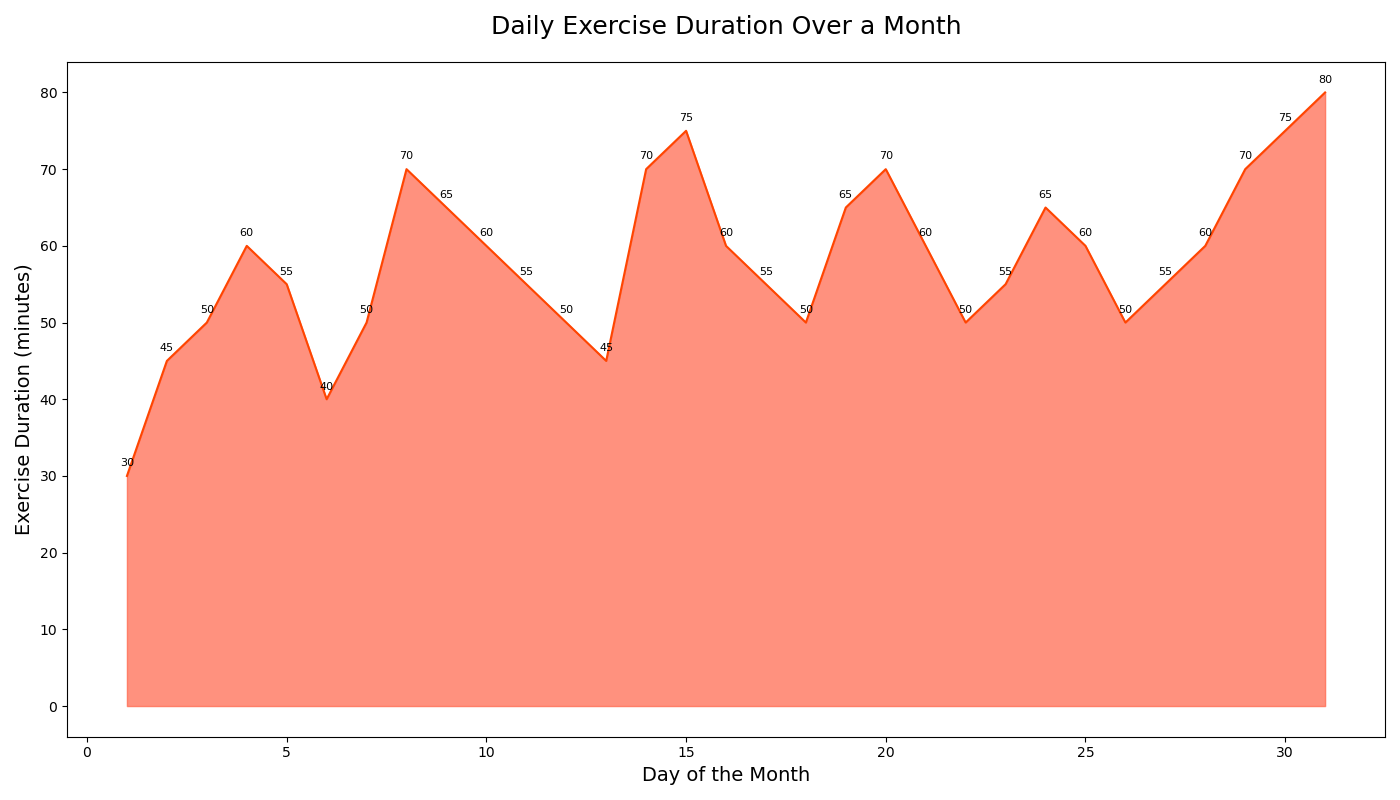

Python code for this plot:

import matplotlib.pyplot as plt
import pandas as pd

# Data
data = {
    'Day': [1, 2, 3, 4, 5, 6, 7, 8, 9, 10, 11, 12, 13, 14, 15, 16, 17, 18, 19, 20, 21, 22, 23, 24, 25, 26, 27, 28, 29, 30, 31],
    'Exercise_Duration': [30, 45, 50, 60, 55, 40, 50, 70, 65, 60, 55, 50, 45, 70, 75, 60, 55, 50, 65, 70, 60, 50, 55, 65, 60, 50, 55, 60, 70, 75, 80]
}

df = pd.DataFrame(data)

# Plot
plt.figure(figsize=(14, 8))
plt.fill_between(df['Day'], df['Exercise_Duration'], color='#FF6347', alpha=0.7)
plt.plot(df['Day'], df['Exercise_Duration'], color='#FF4500')

# Annotations
for i in range(len(df)):
    plt.text(df['Day'][i], df['Exercise_Duration'][i] + 1, str(df['Exercise_Duration'][i]), ha='center', va='bottom', fontsize=8)

# Title and labels
plt.title('Daily Exercise Duration Over a Month', fontsize=18, pad=20)
plt.xlabel('Day of the Month', fontsize=14)
plt.ylabel('Exercise Duration (minutes)', fontsize=14)

# Adjust layout to prevent overlap
plt.tight_layout()

# Show plot
plt.show()
